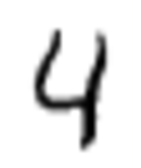
#> input picture cetri.png, 141 x 168 px
$ python test.py
#> lines starting #> are read from the running program, lines starting #| are printed output that depends on the picture; after the words box and inside, x2 and y2 are one past the last pixel; in counts of white or black regions, pixels touching at a corner belong together
import cv2
import matplotlib.pyplot as plt
import numpy as np
import tensorflow as tf


while True:
    img = cv2.imread('cetri.png')
#> img is the input picture: shape (168, 141, 3); min 0, max 255, mean 230.3
    gray = cv2.cvtColor(img, cv2.COLOR_BGR2GRAY)
    _, bin = cv2.threshold(gray, 127, 255, cv2.THRESH_BINARY_INV)
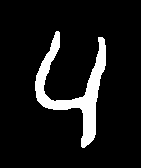
#> bin: shape (168, 141); 9.7% white; 1 white region
    _, contours, _, = cv2.findContours(bin, cv2.RETR_LIST, cv2.CHAIN_APPROX_SIMPLE)
#> contours = 1 contour; box (x1, y1, x2, y2) and area: (35, 31, 106, 148) 2073
    cv2.drawContours(img, contours, 0, (0, 255, 0), 2)
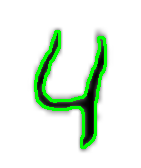
#> img: shape (168, 141, 3); 6.39% of pixels changed, all inside (x1, y1, x2, y2) = (34, 30, 107, 149)
    for contour in contours:
        x, y, w, h = cv2.boundingRect(contour)
        area = cv2.contourArea(contour)
        if area > 50 and h < 120 and w < 120:
            region = bin[y - 20 : y + h + 20, x - 20 : x + w + 20]
            cv2.imshow('region', region)
#> this loop made 1 pass
#> (x, y, w, h, area) on pass 1: (35, 31, 71, 117, 2073)
#> pass 1, `region = bin[y - 20 : y + h + 20, x - 20 : x + w + 20]`:
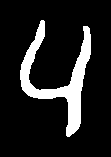
#> region: shape (157, 111); 13.1% white; 1 white region, box (x1, y1, x2, y2) and area: (20, 20, 91, 137) 2289

    region = cv2.resize(region, (28, 28))
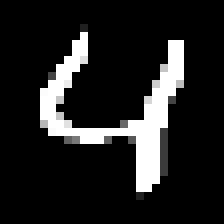
#> region: shape (28, 28) (shown 8 times larger); min 0, max 255, mean 33.6
    test = region.reshape(1, 1, 28, 28)

    #plt.imshow(region)
    #plt.show()
    cv2.imshow('img', img)
    quit = cv2.waitKey(1)
#> (key Esc is pressed here)
    if quit == 27:
        break
cv2.destroyAllWindows()

json_file = open('model.json', 'r')
#> (reads model.json from the repository)
loaded_model_json = json_file.read()
json_file.close()
#> (the run stopped early here; a loop or call above may not have finished)
